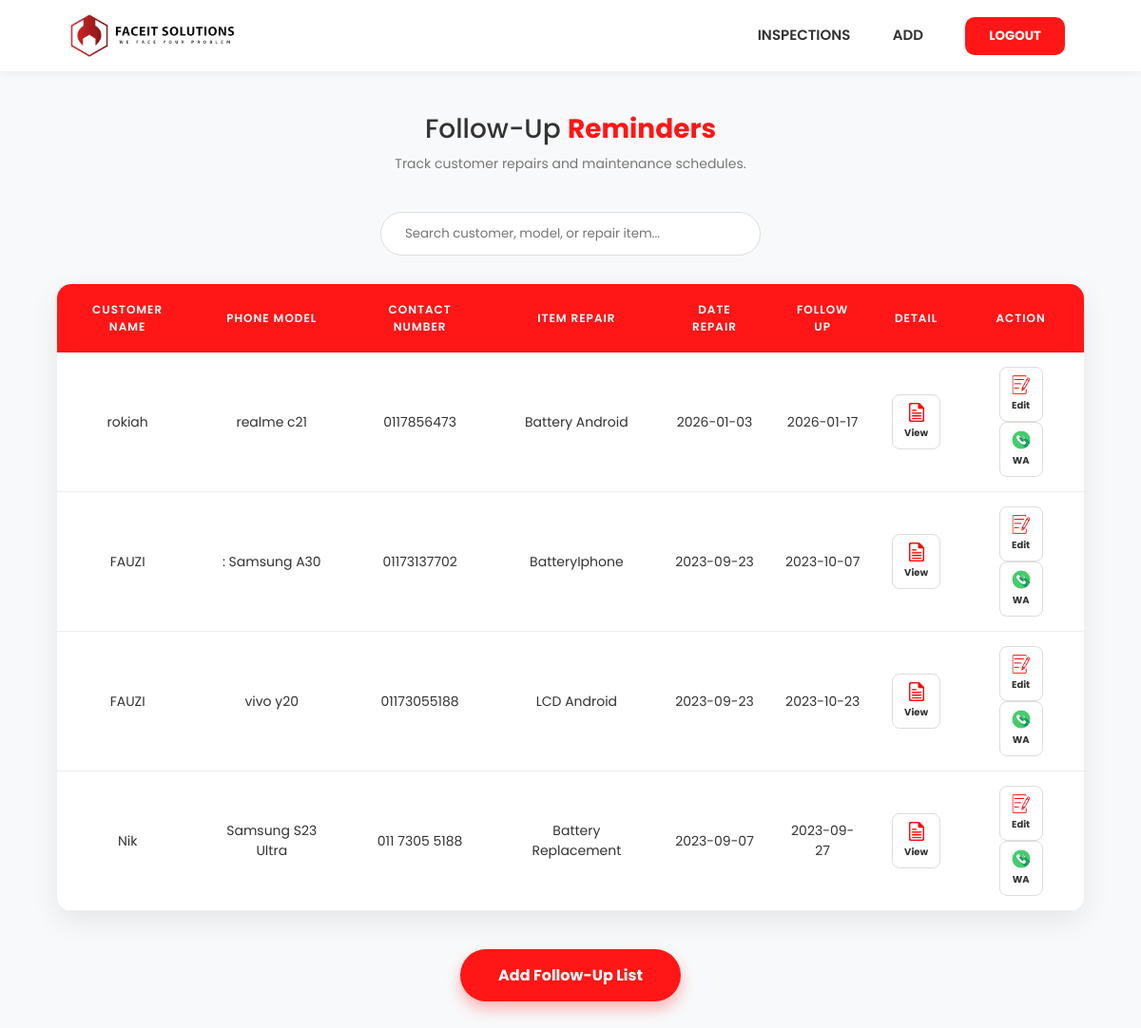
Screenshot of /reminder.php (signed in) with the database file from the repository.
### tables this page shows
CREATE TABLE `remind` (
  `No` int(11) NOT NULL,
  `Name` varchar(500) NOT NULL,
  `Model` varchar(100) NOT NULL,
  `Notel` varchar(14) NOT NULL,
  `ItemRepair` varchar(500) NOT NULL,
  `ItemRepairO` varchar(200) NOT NULL,
  `DateR` date NOT NULL,
  `DateF` date NOT NULL
);

### reminder.php (the view, shortened to what this page needs)
<?php
include("config.php");
function escape($data) {
    return htmlspecialchars($data, ENT_QUOTES, 'UTF-8');
}
?>
<!DOCTYPE html>
<html lang="en">
<head>
</head>
<body>
<header>
    <div class="logo-area">
        <img src="image/DARKV3.png" alt="Faceit Logo">
    </div>
    <nav>
        <a href="home.php">INSPECTIONS</a>
        <a href="reminder_form.php">ADD</a>
        <a href="logout.php"><button class="btn-logout">LOGOUT</button></a>
    </nav>
</header>
<div class="welcome-section">
    <h2 class="welcome-msg">Follow-Up <span class="user-highlight">Reminders</span></h2>
    <p style="color: #777; font-size: 14px; margin-top: 5px;">Track customer repairs and maintenance schedules.</p>
</div>
<div class="search-container">
    <input type="text" id="searchInput" placeholder="Search customer, model, or repair item..." class="srhInput">
</div>
    <?php
    $currentDateStr = date('Y-m-d');
    $query = mysqli_query($connect, "SELECT * FROM remind ORDER BY DateR DESC");
    $rowsHtml = "";
    while ($show = mysqli_fetch_array($query)) {
        $isDueToday = ($show['DateF'] === $currentDateStr);
        $rowClass = $isDueToday ? 'due-today' : '';
        $rawPhone = preg_replace("/[^0-9]/", "", $show['Notel']);
        if (substr($rawPhone, 0, 1) !== '6') { $rawPhone = '6' . $rawPhone; }
        $waMsg = "Hi " . $show['Name'] . ", Kami dari Faceit Solutions. Follow-up untuk " . $show['ItemRepair'] . " anda.";
        $waLink = "https://wa.me/" . $rawPhone . "/?text=" . urlencode($waMsg);
        $rowsHtml .= "<tr class='$rowClass'>";
        $rowsHtml .= "<td>" . escape($show['Name']) . "</td>";
        $rowsHtml .= "<td>" . escape($show['Model']) . "</td>";
        $rowsHtml .= "<td>" . escape($show['Notel']) . "</td>";
        $rowsHtml .= "<td>" . escape($show['ItemRepair']) . "</td>";
        $rowsHtml .= "<td>" . escape($show['DateR']) . "</td>";
        $rowsHtml .= "<td>" . escape($show['DateF']) . "</td>";
        $rowsHtml .= "<td><a href='viewdetailR.php?No=" . $show['No'] . "' class='action-btn'><img src='image/view.png' height='20'>View</a></td>";
        $rowsHtml .= "<td>
                        <a href='updateR.php?No=" . $show['No'] . "' class='action-btn'><img src='image/update.png' width='20'>Edit</a>
                        <a href='$waLink' class='action-btn' target='_blank'><img src='image/call.png' width='20'>WA</a>
                      </td>";
        $rowsHtml .= "</tr>";
    }
    ?>
<div class="table-wrapper">
    <table class="tablelist" id="dataTable">
        <thead>
            <tr>
                <th class="tablelistheader">Customer Name</th>
                <th class="tablelistheader">Phone Model</th>
                <th class="tablelistheader">Contact Number</th>
                <th class="tablelistheader">Item Repair</th>
                <th class="tablelistheader">Date Repair</th>
                <th class="tablelistheader">Follow Up</th>
                <th class="tablelistheader">Detail</th>
                <th class="tablelistheader">Action</th>
            </tr>
        </thead>
        <tbody>
            <?php echo $rowsHtml; ?>
        </tbody>
    </table>
</div>
<div class="footer-btn-area">
    <a href="reminder_form.php" class="btn-add">Add Follow-Up List</a>
</div>
</body>
</html>

### reminder.php (style rules this page uses)
* { margin: 0; padding: 0; box-sizing: border-box; font-family: 'Poppins', sans-serif; }
body { background-color: #f8f9fa; color: #333; padding-bottom: 50px; }
header { background: white; padding: 15px 5%; display: flex; justify-content: space-between; align-items: center; box-shadow: 0 2px 10px rgba(0,0,0,0.05); margin-bottom: 30px; }
.logo-area img { width: 200px; }
nav a { text-decoration: none; color: #333; font-weight: 600; margin: 0 20px; font-size: 15px; transition: 0.3s; }
.btn-logout { background-color: #FF1616; color: white; padding: 10px 25px; border-radius: 10px; border: none; font-weight: 700; cursor: pointer; transition: 0.3s; }
.welcome-section { text-align: center; margin: 40px 0; }
.welcome-msg { font-size: 28px; font-weight: 500; }
.user-highlight { color: #FF1616; font-weight: 700; }
.search-container { display: flex; justify-content: center; margin-bottom: 30px; }
.srhInput { width: 400px; padding: 12px 25px; border-radius: 30px; border: 1px solid #ddd; outline: none; transition: 0.3s; }
.table-wrapper { width: 90%; margin: 0 auto; background: white; border-radius: 15px; overflow: hidden; box-shadow: 0 10px 30px rgba(0,0,0,0.08); }
.tablelist { width: 100%; border-collapse: collapse; }
.tablelistheader { background-color: #FF1616; color: white; font-weight: 600; text-transform: uppercase; font-size: 12px; letter-spacing: 1px; padding: 18px; text-align: center; }
.tablelist td { padding: 15px; border-bottom: 1px solid #eee; text-align: center; font-size: 14px; }
.action-btn { background: #fff; border: 1px solid #ddd; padding: 8px 12px; border-radius: 8px; cursor: pointer; transition: 0.2s; margin: 0 3px; display: inline-flex; flex-direction: column; align-items: center; font-size: 10px; font-weight: 700; text-decoration: none; color: #333; }
.action-btn img { margin-bottom: 4px; }
.footer-btn-area { text-align: center; margin-top: 40px; }
.btn-add { background-color: #FF1616; color: white; padding: 15px 40px; border-radius: 50px; text-decoration: none; font-weight: 700; box-shadow: 0 8px 15px rgba(255, 22, 22, 0.3); transition: 0.3s; display: inline-block; }

### rows the page displays
remind: Name "rokiah", Model "realme c21", Notel "0117856473", ItemRepair "Battery Android", DateR "2026-01-03", DateF "2026-01-17"
remind: Name "FAUZI", Model ": Samsung A30", Notel "01173137702", ItemRepair "BatteryIphone", DateR "2023-09-23", DateF "2023-10-07"
remind: Name "FAUZI", Model "vivo y20", Notel "01173055188", ItemRepair "LCD Android", DateR "2023-09-23", DateF "2023-10-23"
remind: Name "Nik", Model "Samsung S23 Ultra", Notel "011 7305 5188", ItemRepair "Battery Replacement", DateR "2023-09-07", DateF "2023-09-27"
